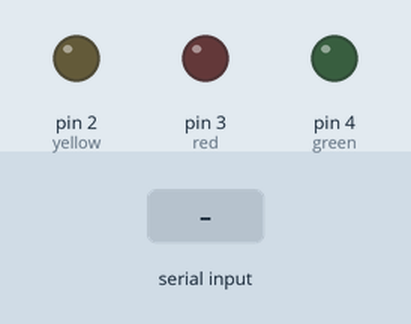
Recording of a sketch running on a simulated Arduino Uno, built with avr-gcc and run on an emulated ATmega328P. Shown: output pins drawn as LEDs (lit = HIGH). The test bench sets the inputs (shaded band). What the sketch prints to the serial monitor is not drawn.

Above: at 1.2 s.
1.3 s: "EL" received over Serial
At 3.1 s:
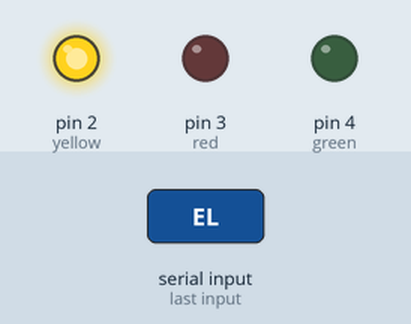
4.3 s: "EL" received over the second serial link
5.8 s: "1" received over the second serial link
Timing chart, 0 to 8.8 s (numbered marks = the images above; inputs shaded):
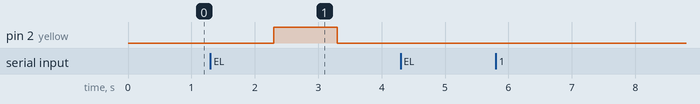

Measured:
- after the input at 1.3 s, pin 2 (yellow): LOW → HIGH after 1.0 s, → LOW 1.0 s later
- after the input at 4.3 s, every drawn part: stays the same
- after the input at 5.8 s, every drawn part: stays the same

The sketch:

sketch_oct14a.ino
```cpp
#include <SoftwareSerial.h>

SoftwareSerial mySerial(10, 11); // RX, TX (azul, naranja)
unsigned long nextMillis = 0; // Cambiado a 0 para comenzar desde el principio
int red=3;
int green=4;
int yellow=2;

void setup() {
  Serial.begin(9600);
  mySerial.begin(9600);
  pinMode(red, OUTPUT);
  pinMode(green, OUTPUT);
  pinMode(yellow, OUTPUT);
}

void loop() {
  // Enviar mensaje cada 100 ms
  digitalWrite(red,LOW);
  digitalWrite(yellow,LOW);
  digitalWrite(green,LOW);
  // Si hay datos disponibles en mySerial, léelos y envíalos a Serial
  if (mySerial.available()) {
    Serial.write(mySerial.read());
  }

  // Si hay datos disponibles en Serial, léelos y envíalos a mySerial
  if (Serial.available()) {
    String data=Serial.readString();
    if (data=="EL"){
      digitalWrite(yellow,HIGH);
      delay(1000);
    }
  }
}
```
